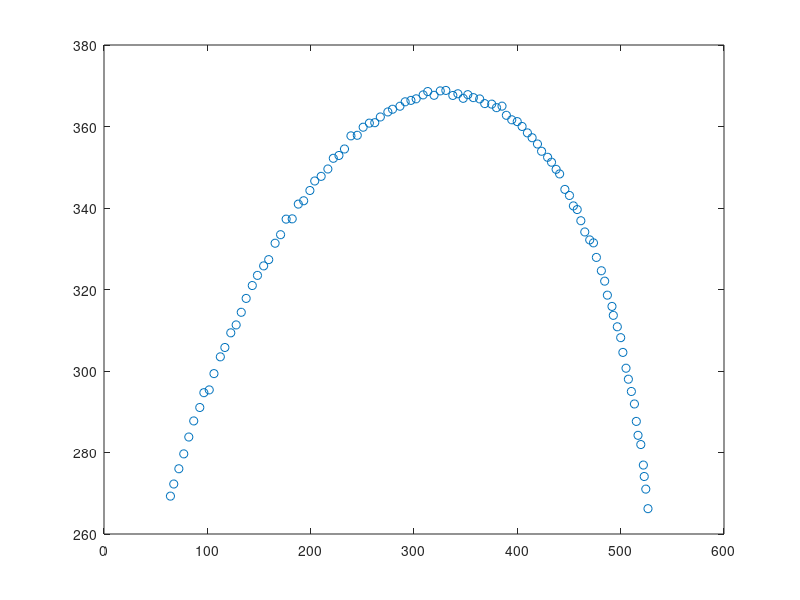

MATLAB code to generate this figure: (Note: this script raises an error after producing the figure.)
function [a,Q] = fitellipse(y)

% FITELLIPSE  Least-squares fit of ellipse to 2D points.
%        [A,Q] = FITELLIPSE(y) returns the parameters of the best-fit
%        ellipse to 2D points y(1:2,:).
%        The returned vector A contains the center, radii, and orientation
%        of the ellipse, stored as (Cx, Cy, Rx, Ry, theta_radians)
%        Q ...  conic matrix
%
% Authors: Andrew Fitzgibbon, Maurizio Pilu, Bob Fisher
% Reference: "Direct Least Squares Fitting of Ellipses", IEEE T-PAMI, 1999
%
%  @Article{Fitzgibbon99,
%   author = "Fitzgibbon, A.~W.and Pilu, M. and Fisher, R.~B.",
%   title = "Direct least-squares fitting of ellipses",
%   journal = pami,
%   year = 1999,
%   volume = 21,
%   number = 5,
%   month = may,
%   pages = "476--480"
%  }
% 
% This is a more bulletproof version than that in the paper, incorporating
% scaling to reduce roundoff error, correction of behaviour when the input 
% data are on a perfect hyperbola, and returns the geometric parameters
% of the ellipse, rather than the coefficients of the quadratic form.
%
%  Example:  Run fitellipse without any arguments to get a demo
if nargin == 0
  % Create an ellipse
  t = linspace(0,2);
  
  Rx = 300;
  Ry = 200;
  Cx = 250;
  Cy = 150;
  Rotation = .4; % Radians
  
  NoiseLevel = .5; % Will add Gaussian noise of this std.dev. to points
  
  x = Rx * cos(t);
  y = Ry * sin(t);
  nx = x*cos(Rotation)-y*sin(Rotation) + Cx + randn(size(t))*NoiseLevel; 
  ny = x*sin(Rotation)+y*cos(Rotation) + Cy + randn(size(t))*NoiseLevel;
  
  % Clear figure
  clf
  % Draw it
  plot(nx,ny,'o');
  % Show the window
  figure(gcf)
  % Fit it
  params = fitellipse([nx;ny]);
  % Note it may return (Rotation - pi/2) and swapped radii, this is fine.
  Given = round([Cx Cy Rx Ry Rotation*180])
  Returned = round(params.*[1 1 1 1 180])
  
  % Draw the returned ellipse
  t = linspace(0,pi*2);
  x = params(3) * cos(t);
  y = params(4) * sin(t);
  nx = x*cos(params(5))-y*sin(params(5)) + params(1); 
  ny = x*sin(params(5))+y*cos(params(5)) + params(2);
  hold on
  plot(nx,ny,'r-')
  
  return
end
% reshape from y
X = y(1,:);
Y = y(2,:);
% normalize data
mx = mean(X);
my = mean(Y);
sx = (max(X)-min(X))/2;
sy = (max(Y)-min(Y))/2; 

if sx<1e-8, a=zeros(1,5); Q=zeros(3); return; end
if sy<1e-8, a=zeros(1,5); Q=zeros(3); return; end

x = (X-mx)/sx;
y = (Y-my)/sy;

% Force to column vectors
x = x(:);
y = y(:);

% Build design matrix
D = [ x.*x  x.*y  y.*y  x  y  ones(size(x)) ];

% Build scatter matrix
S = D'*D;

% Build 6x6 constraint matrix
C(6,6) = 0; C(1,3) = -2; C(2,2) = 1; C(3,1) = -2;

% Solve eigensystem
if 0
  % Old way, numerically unstable if not implemented in matlab
  [gevec, geval] = eig(S,C);

  % Find the negative eigenvalue
  I = find(real(diag(geval)) < 1e-8 & ~isinf(diag(geval)));
  
  % Extract eigenvector corresponding to negative eigenvalue
  A = real(gevec(:,I));
else
  % New way, numerically stabler in C [gevec, geval] = eig(S,C);
  
  % Break into blocks
  tmpA = S(1:3,1:3); 
  tmpB = S(1:3,4:6); 
  tmpC = S(4:6,4:6); 
  tmpD = C(1:3,1:3);
  tmpE = inv(tmpC)*tmpB';
  [evec_x, eval_x] = eig(inv(tmpD) * (tmpA - tmpB*tmpE));
  
  % Find the positive (as det(tmpD) < 0) eigenvalue
  I = find(real(diag(eval_x)) < 1e-8 & ~isinf(diag(eval_x)));
  
  % Extract eigenvector corresponding to negative eigenvalue
  A = real(evec_x(:,I));
  
  % Recover the bottom half...
  evec_y = -tmpE * A;
  A = [A; evec_y];
end

% unnormalize
par = [
  A(1)*sy*sy,   ...
      A(2)*sx*sy,   ...
      A(3)*sx*sx,   ...
      -2*A(1)*sy*sy*mx - A(2)*sx*sy*my + A(4)*sx*sy*sy,   ...
      -A(2)*sx*sy*mx - 2*A(3)*sx*sx*my + A(5)*sx*sx*sy,   ...
      A(1)*sy*sy*mx*mx + A(2)*sx*sy*mx*my + A(3)*sx*sx*my*my   ...
      - A(4)*sx*sy*sy*mx - A(5)*sx*sx*sy*my   ...
      + A(6)*sx*sx*sy*sy   ...
      ]';

% Convert to geometric radii, and centers

thetarad = 0.5*atan2(par(2),par(1) - par(3));
cost = cos(thetarad);
sint = sin(thetarad);
sin_squared = sint.*sint;
cos_squared = cost.*cost;
cos_sin = sint .* cost;

Ao = par(6);
Au =   par(4) .* cost + par(5) .* sint;
Av = - par(4) .* sint + par(5) .* cost;
Auu = par(1) .* cos_squared + par(3) .* sin_squared + par(2) .* cos_sin;
Avv = par(1) .* sin_squared + par(3) .* cos_squared - par(2) .* cos_sin;

% ROTATED = [Ao Au Av Auu Avv]

tuCentre = - Au./(2.*Auu);
tvCentre = - Av./(2.*Avv);
wCentre = Ao - Auu.*tuCentre.*tuCentre - Avv.*tvCentre.*tvCentre;

uCentre = tuCentre .* cost - tvCentre .* sint;
vCentre = tuCentre .* sint + tvCentre .* cost;

Ru = -wCentre./Auu;
Rv = -wCentre./Avv;

Ru = sqrt(abs(Ru)).*sign(Ru);
Rv = sqrt(abs(Rv)).*sign(Rv);

a = [uCentre, vCentre, Ru, Rv, thetarad];
% conic matrix
T = [ cos(thetarad)  sin(thetarad) -cos(thetarad)*uCentre-sin(thetarad)*vCentre
     -sin(thetarad)  cos(thetarad)  sin(thetarad)*uCentre-cos(thetarad)*vCentre
     0              0              1];
 Q = T'*diag([1/Ru^2 1/Rv^2 -1])*T;
 Q = Q/norm(Q);
